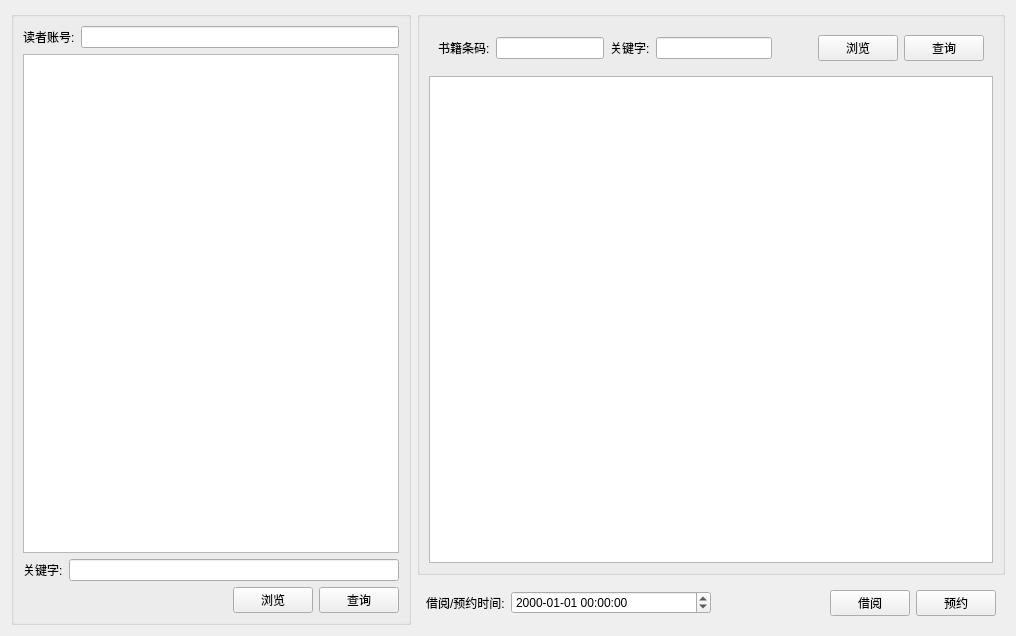
<?xml version="1.0" encoding="UTF-8"?>
<ui version="4.0">
 <class>AdminBRRecord</class>
 <widget class="QWidget" name="AdminBRRecord">
  <property name="geometry">
   <rect>
    <x>0</x>
    <y>0</y>
    <width>1016</width>
    <height>636</height>
   </rect>
  </property>
  <property name="windowTitle">
   <string>Form</string>
  </property>
  <layout class="QGridLayout" name="gridLayout_12">
   <item row="0" column="0" rowspan="2">
    <widget class="QGroupBox" name="groupBox">
     <property name="maximumSize">
      <size>
       <width>400</width>
       <height>16777215</height>
      </size>
     </property>
     <property name="title">
      <string/>
     </property>
     <layout class="QGridLayout" name="gridLayout_4">
      <item row="0" column="0">
       <layout class="QGridLayout" name="gridLayout_3">
        <item row="0" column="0">
         <widget class="QLabel" name="label_2">
          <property name="text">
           <string>读者账号:</string>
          </property>
         </widget>
        </item>
        <item row="0" column="1">
         <widget class="QLineEdit" name="le_UserID"/>
        </item>
       </layout>
      </item>
      <item row="1" column="0">
       <widget class="QTableWidget" name="tw_User"/>
      </item>
      <item row="2" column="0">
       <layout class="QGridLayout" name="gridLayout">
        <item row="0" column="0">
         <widget class="QLabel" name="label">
          <property name="text">
           <string>关键字:</string>
          </property>
         </widget>
        </item>
        <item row="0" column="1">
         <widget class="QLineEdit" name="le_KeyUser"/>
        </item>
       </layout>
      </item>
      <item row="3" column="0">
       <layout class="QGridLayout" name="gridLayout_2">
        <item row="0" column="0">
         <spacer name="horizontalSpacer">
          <property name="orientation">
           <enum>Qt::Horizontal</enum>
          </property>
          <property name="sizeHint" stdset="0">
           <size>
            <width>40</width>
            <height>20</height>
           </size>
          </property>
         </spacer>
        </item>
        <item row="0" column="1">
         <widget class="QPushButton" name="pb_LookUser">
          <property name="text">
           <string>浏览</string>
          </property>
         </widget>
        </item>
        <item row="0" column="2">
         <widget class="QPushButton" name="pb_FindUser">
          <property name="text">
           <string>查询</string>
          </property>
         </widget>
        </item>
       </layout>
      </item>
     </layout>
    </widget>
   </item>
   <item row="0" column="1">
    <widget class="QGroupBox" name="groupBox_2">
     <property name="title">
      <string/>
     </property>
     <layout class="QGridLayout" name="gridLayout_9">
      <item row="0" column="0">
       <widget class="QWidget" name="widget" native="true">
        <layout class="QGridLayout" name="gridLayout_5">
         <item row="0" column="0">
          <layout class="QGridLayout" name="gridLayout_6">
           <item row="0" column="0">
            <widget class="QLabel" name="label_3">
             <property name="text">
              <string>书籍条码:</string>
             </property>
            </widget>
           </item>
           <item row="0" column="1">
            <widget class="QLineEdit" name="le_BookID"/>
           </item>
          </layout>
         </item>
         <item row="0" column="1">
          <layout class="QGridLayout" name="gridLayout_7">
           <item row="0" column="0">
            <widget class="QLabel" name="label_4">
             <property name="text">
              <string>关键字:</string>
             </property>
            </widget>
           </item>
           <item row="0" column="1">
            <widget class="QLineEdit" name="le_KeyBook"/>
           </item>
          </layout>
         </item>
         <item row="0" column="2">
          <layout class="QGridLayout" name="gridLayout_8">
           <item row="0" column="0">
            <spacer name="horizontalSpacer_2">
             <property name="orientation">
              <enum>Qt::Horizontal</enum>
             </property>
             <property name="sizeHint" stdset="0">
              <size>
               <width>40</width>
               <height>20</height>
              </size>
             </property>
            </spacer>
           </item>
           <item row="0" column="1">
            <widget class="QPushButton" name="pb_LookBook">
             <property name="text">
              <string>浏览</string>
             </property>
            </widget>
           </item>
           <item row="0" column="2">
            <widget class="QPushButton" name="pb_FindBook">
             <property name="text">
              <string>查询</string>
             </property>
            </widget>
           </item>
          </layout>
         </item>
        </layout>
       </widget>
      </item>
      <item row="1" column="0">
       <widget class="QTableWidget" name="tw_Book"/>
      </item>
     </layout>
    </widget>
   </item>
   <item row="1" column="1">
    <widget class="QWidget" name="widget_2" native="true">
     <layout class="QGridLayout" name="gridLayout_13">
      <item row="0" column="0">
       <layout class="QGridLayout" name="gridLayout_10">
        <item row="0" column="0">
         <widget class="QLabel" name="label_5">
          <property name="text">
           <string>借阅/预约时间:</string>
          </property>
         </widget>
        </item>
        <item row="0" column="1">
         <widget class="QDateTimeEdit" name="dateTimeEdit">
          <property name="sizePolicy">
           <sizepolicy hsizetype="Preferred" vsizetype="Fixed">
            <horstretch>0</horstretch>
            <verstretch>0</verstretch>
           </sizepolicy>
          </property>
          <property name="minimumSize">
           <size>
            <width>200</width>
            <height>0</height>
           </size>
          </property>
          <property name="displayFormat">
           <string>yyyy-MM-dd hh:mm:ss</string>
          </property>
         </widget>
        </item>
       </layout>
      </item>
      <item row="0" column="1">
       <layout class="QGridLayout" name="gridLayout_11">
        <item row="0" column="1">
         <widget class="QPushButton" name="pb_JY">
          <property name="text">
           <string>借阅</string>
          </property>
         </widget>
        </item>
        <item row="0" column="2">
         <widget class="QPushButton" name="pb_Order">
          <property name="text">
           <string>预约</string>
          </property>
         </widget>
        </item>
        <item row="0" column="0">
         <spacer name="horizontalSpacer_3">
          <property name="orientation">
           <enum>Qt::Horizontal</enum>
          </property>
          <property name="sizeHint" stdset="0">
           <size>
            <width>40</width>
            <height>20</height>
           </size>
          </property>
         </spacer>
        </item>
       </layout>
      </item>
     </layout>
    </widget>
   </item>
  </layout>
 </widget>
 <resources/>
 <connections/>
</ui>
